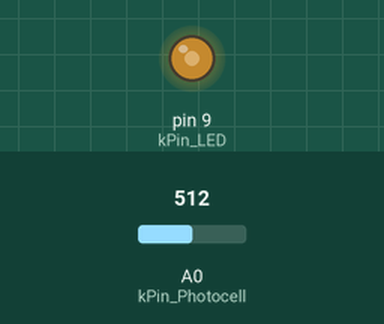
Simulated run of this sketch. Board: Arduino Uno, built with avr-gcc and run on an emulated ATmega328P. Shown: output pins drawn as LEDs (lit = HIGH). Inputs (shaded band) come from the test bench; at power-on: A0 (kPin_Photocell) = 512.

Above: at 1.2 s.
1.3 s: A0 (kPin_Photocell) set to 716
At 1.9 s:
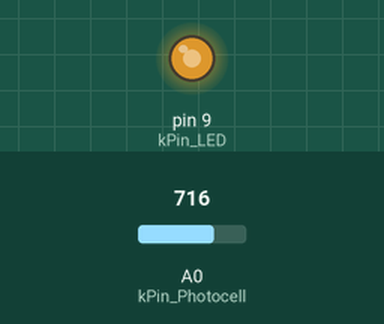
2.8 s: A0 (kPin_Photocell) set to 900
At 4.0 s:
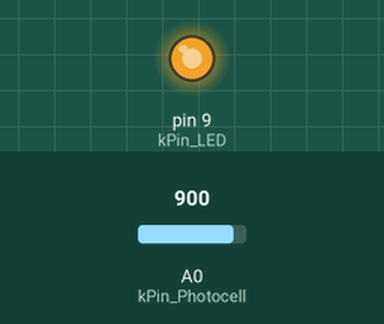
4.3 s: A0 (kPin_Photocell) set to 122
At 5.5 s:
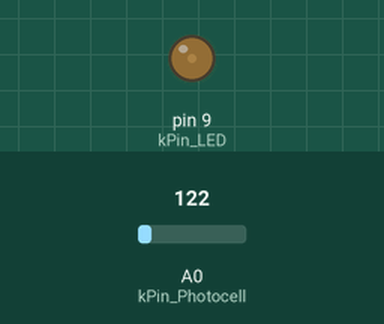
5.8 s: A0 (kPin_Photocell) set to 0
At 6.7 s:
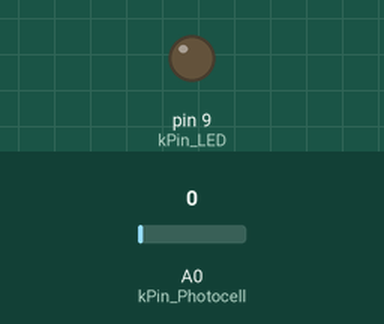
7.3 s: A0 (kPin_Photocell) set to 511
At 7.9 s:
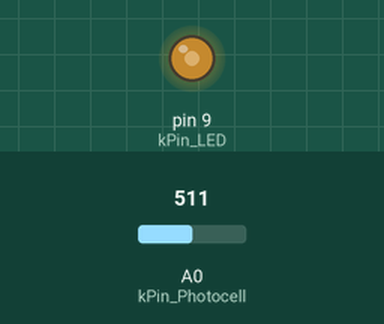
Timing chart, 0 to 9.8 s (numbered marks = the images above; inputs shaded):
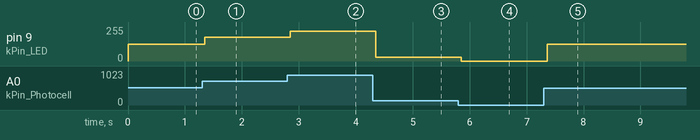

Measured:
- after the input at 1.3 s, pin 9 (kPin_LED): 127/255 → 178/255 after 0.05 s
- after the input at 2.8 s, pin 9 (kPin_LED): 178/255 → 224/255 after 0.05 s
- after the input at 4.3 s, pin 9 (kPin_LED): 224/255 → 30/255 after 0.06 s
- after the input at 5.8 s, pin 9 (kPin_LED): 30/255 → 0/255 after 0.06 s
- after the input at 7.3 s, pin 9 (kPin_LED): 0/255 → 127/255 after 0.06 s

The sketch:

7_1_sketch.ino
```cpp
/*
    13518146 - Naufal Prima Yoriko
    EXERCISE 7.1 make LED that it's brightness will
        adjust to the environment using photoresistor
*/

const int kPin_Photocell = A0;
const int kPin_LED = 9;

const int sensorMin = 0;
const int sensorMax = 1023;

int sensorValue = 0;

void setup() {
  pinMode(kPin_LED, OUTPUT);
}

void loop() {
  sensorValue = analogRead(kPin_Photocell);

  sensorValue = map(sensorValue, sensorMin, sensorMax, 0, 255);

  sensorValue = constrain(sensorValue, 0, 255);

  analogWrite(kPin_LED, sensorValue);

  delay(150);
}	
```
